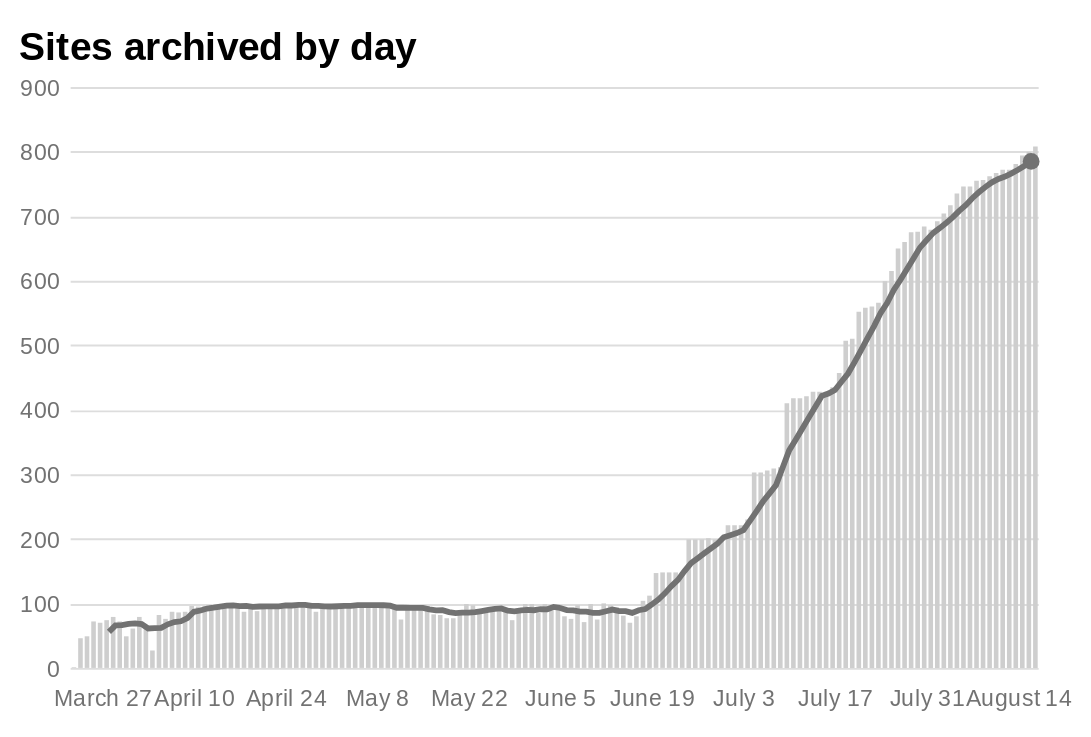

Notebook code for this chart:
### Code cell
chart = alt.Chart(
    sites_by_date.head(len(sites_by_date) - 1),
    title="Sites archived by day",
)

bars = chart.mark_bar(
    fill="#cecece"
).encode(
    x=alt.X("date:T", title=None, timeUnit="yearmonthdate", axis=alt.Axis(format="%B %-d", grid=False)),
    y=alt.Y("sites:Q", title=None),
)

line = chart.mark_line(color='#727272', strokeWidth=3).encode(
    x='date:T',
    y='rolling_mean:Q'
)

label = chart.encode(
    x=alt.X('max(date):T'),
    y=alt.Y('rolling_mean:Q', aggregate=alt.ArgmaxDef(argmax='date')),
    text='rolling_mean'
)

# Create a text label
text = label.mark_text(align='left', dx=4)

# Create a circle annotation
circle = label.mark_circle(size=75, color="#727272")

(bars + line + circle)

### Figure 1 — Vega-Lite specification as saved in the notebook (floating-point values rounded to 4 significant figures; data arrays with more than 128 entries replaced by an {"elided": "..."} marker saying what was removed)
{"config": {"view": {"width": 500, "height": 300, "stroke": 0}, "padding": {"top": 15, "bottom": 15, "left": 10, "right": 10}, "background": "#ffffff", "title": {"anchor": "start", "font": "\"Libre Franklin\",\"Helvetica\",\"Liberation Sans\",Arial,sans-serif", "fontColor": "#000000", "fontSize": 20, "fontWeight": "bold", "lineHeight": 26}, "arc": {"fill": "#cecece"}, "area": {"fill": "#cecece"}, "line": {"stroke": "#cecece", "strokeWidth": 3}, "path": {"stroke": "#cecece"}, "rect": {"fill": "#cecece"}, "shape": {"stroke": "#cecece"}, "bar": {"fill": "#cecece"}, "point": {"stroke": "#cecece"}, "symbol": {"fill": "#cecece", "size": 30}, "axis": {"titleFont": "\"Libre Franklin\",\"Helvetica\",\"Liberation Sans\",Arial,sans-serif", "titleFontSize": 14, "titleFontWeight": "bold", "labelFont": "\"Libre Franklin\",\"Helvetica\",\"Liberation Sans\",Arial,sans-serif", "labelFontSize": 12, "labelFontWeight": "normal", "tickColor": "#727272", "labelColor": "#727272", "stroke": "#cecece"}, "axisX": {"labelAngle": 0, "labelPadding": 10, "labelFlush": true, "tickSize": 0, "domain": false}, "axisY": {"labelBaseline": "middle", "labelPadding": 5, "labelFlush": true, "tickSize": 0, "titleAlign": "left", "titleAngle": 0, "titleX": -45, "titleY": -11, "domain": false}, "legend": {"titleFont": "\"Libre Franklin\",\"Helvetica\",\"Liberation Sans\",Arial,sans-serif", "titleFontSize": 14, "titleFontWeight": "bold", "symbolType": "square", "labelFont": "\"Libre Franklin\",\"Helvetica\",\"Liberation Sans\",Arial,sans-serif", "labelFontSize": 13}, "range": {"heatmap": ["#5e5e5e", "#727272", "#858585", "#989898", "#aaaaaa", "#bcbcbc", "#c4c4c4", "#cecece", "#e0e0e0", "#f0f0f0", "#ffffff"], "ordinal": ["#5e5e5e", "#727272", "#858585", "#989898", "#aaaaaa", "#bcbcbc", "#c4c4c4", "#cecece", "#e0e0e0", "#f0f0f0", "#ffffff"], "ramp": ["#5e5e5e", "#727272", "#858585", "#989898", "#aaaaaa", "#bcbcbc", "#c4c4c4", "#cecece", "#e0e0e0", "#f0f0f0", "#ffffff"]}}, "layer": [{"mark": {"type": "bar", "fill": "#cecece"}, "encoding": {"x": {"axis": {"format": "%B %-d", "grid": false}, "field": "date", "timeUnit": "yearmonthdate", "title": null, "type": "temporal"}, "y": {"field": "sites", "title": null, "type": "quantitative"}}, "title": "Sites archived by day"}, {"mark": {"type": "line", "color": "#727272", "strokeWidth": 3}, "encoding": {"x": {"field": "date", "type": "temporal"}, "y": {"field": "rolling_mean", "type": "quantitative"}}, "title": "Sites archived by day"}, {"mark": {"type": "circle", "color": "#727272", "size": 75}, "encoding": {"text": {"field": "rolling_mean", "type": "quantitative"}, "x": {"aggregate": "max", "field": "date", "type": "temporal"}, "y": {"aggregate": {"argmax": "date"}, "field": "rolling_mean", "type": "quantitative"}}, "title": "Sites archived by day"}], "data": {"name": "data-197aefb7eff7b7227cae0635eeded98b"}, "$schema": "https://vega.github.io/schema/vega-lite/v4.17.0.json", "datasets": {"data-197aefb7eff7b7227cae0635eeded98b": {"elided": "148 records"}}}
